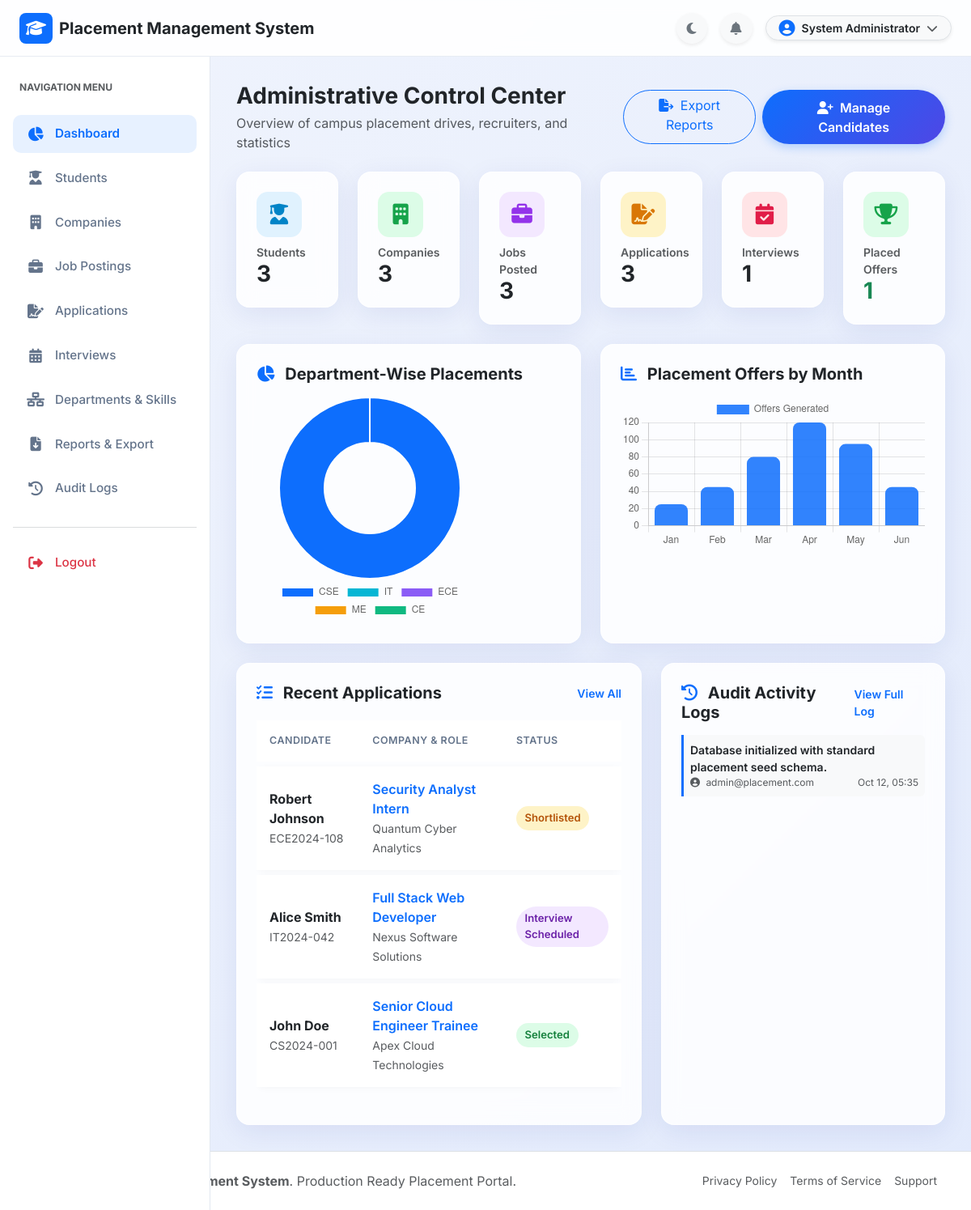
The page /admin/index.php (signed in) on the database its author committed.
### tables this page shows
CREATE TABLE IF NOT EXISTS `applications` (
  `id` INT AUTO_INCREMENT PRIMARY KEY,
  `job_id` INT NOT NULL,
  `student_id` INT NOT NULL,
  `status` ENUM('Applied', 'Shortlisted', 'Interview Scheduled', 'Selected', 'Rejected') DEFAULT 'Applied',
  `cover_note` TEXT DEFAULT NULL,
  `applied_at` TIMESTAMP DEFAULT CURRENT_TIMESTAMP,
  `updated_at` TIMESTAMP DEFAULT CURRENT_TIMESTAMP ON UPDATE CURRENT_TIMESTAMP,
  UNIQUE KEY `unique_student_job` (`job_id`, `student_id`),
  INDEX `idx_app_job` (`job_id`),
  INDEX `idx_app_student` (`student_id`),
  INDEX `idx_app_status` (`status`),
  CONSTRAINT `fk_app_job` FOREIGN KEY (`job_id`) REFERENCES `jobs` (`id`) ON DELETE CASCADE,
  CONSTRAINT `fk_app_student` FOREIGN KEY (`student_id`) REFERENCES `students` (`id`) ON DELETE CASCADE
);

CREATE TABLE IF NOT EXISTS `students` (
  `id` INT AUTO_INCREMENT PRIMARY KEY,
  `roll_number` VARCHAR(50) NOT NULL UNIQUE,
  `full_name` VARCHAR(100) NOT NULL,
  `email` VARCHAR(100) NOT NULL UNIQUE,
  `password` VARCHAR(255) NOT NULL,
  `phone` VARCHAR(20) DEFAULT NULL,
  `department_id` INT DEFAULT NULL,
  `cgpa` DECIMAL(3,2) DEFAULT 0.00,
  `passing_year` INT DEFAULT NULL,
  `bio` TEXT DEFAULT NULL,
  `profile_pic` VARCHAR(255) DEFAULT 'default-avatar.png',
  `resume_pdf` VARCHAR(255) DEFAULT NULL,
  `status` ENUM('Active', 'Placed', 'Inactive') DEFAULT 'Active',
  `created_at` TIMESTAMP DEFAULT CURRENT_TIMESTAMP,
  `updated_at` TIMESTAMP DEFAULT CURRENT_TIMESTAMP ON UPDATE CURRENT_TIMESTAMP,
  INDEX `idx_student_email` (`email`),
  INDEX `idx_student_dept` (`department_id`),
  INDEX `idx_student_status` (`status`),
  CONSTRAINT `fk_students_department` FOREIGN KEY (`department_id`) REFERENCES `departments` (`id`) ON DELETE SET NULL ON UPDATE CASCADE
);

CREATE TABLE IF NOT EXISTS `jobs` (
  `id` INT AUTO_INCREMENT PRIMARY KEY,
  `company_id` INT NOT NULL,
  `title` VARCHAR(150) NOT NULL,
  `department_id` INT DEFAULT NULL,
  `job_type` ENUM('Full Time', 'Internship', 'Part Time', 'Contract') DEFAULT 'Full Time',
  `location` VARCHAR(100) NOT NULL,
  `salary_package` VARCHAR(100) NOT NULL,
  `min_cgpa` DECIMAL(3,2) DEFAULT 0.00,
  `vacancies` INT DEFAULT 1,
  `deadline` DATE NOT NULL,
  `description` TEXT NOT NULL,
  `requirements` TEXT NOT NULL,
  `status` ENUM('Active', 'Closed') DEFAULT 'Active',
  `created_at` TIMESTAMP DEFAULT CURRENT_TIMESTAMP,
  `updated_at` TIMESTAMP DEFAULT CURRENT_TIMESTAMP ON UPDATE CURRENT_TIMESTAMP,
  INDEX `idx_job_company` (`company_id`),
  INDEX `idx_job_dept` (`department_id`),
  INDEX `idx_job_status` (`status`),
  CONSTRAINT `fk_jobs_company` FOREIGN KEY (`company_id`) REFERENCES `companies` (`id`) ON DELETE CASCADE,
  CONSTRAINT `fk_jobs_department` FOREIGN KEY (`department_id`) REFERENCES `departments` (`id`) ON DELETE SET NULL
);

CREATE TABLE IF NOT EXISTS `companies` (
  `id` INT AUTO_INCREMENT PRIMARY KEY,
  `company_name` VARCHAR(150) NOT NULL,
  `email` VARCHAR(100) NOT NULL UNIQUE,
  `password` VARCHAR(255) NOT NULL,
  `phone` VARCHAR(20) DEFAULT NULL,
  `website` VARCHAR(150) DEFAULT NULL,
  `industry` VARCHAR(100) DEFAULT NULL,
  `location` VARCHAR(100) DEFAULT NULL,
  `description` TEXT DEFAULT NULL,
  `logo` VARCHAR(255) DEFAULT 'default-company.png',
  `status` ENUM('Pending', 'Approved', 'Rejected') DEFAULT 'Approved',
  `created_at` TIMESTAMP DEFAULT CURRENT_TIMESTAMP,
  `updated_at` TIMESTAMP DEFAULT CURRENT_TIMESTAMP ON UPDATE CURRENT_TIMESTAMP,
  INDEX `idx_company_email` (`email`),
  INDEX `idx_company_status` (`status`)
);

CREATE TABLE IF NOT EXISTS `activity_logs` (
  `id` INT AUTO_INCREMENT PRIMARY KEY,
  `user_type` VARCHAR(20) NOT NULL,
  `user_id` INT DEFAULT NULL,
  `user_email` VARCHAR(100) DEFAULT NULL,
  `action` VARCHAR(255) NOT NULL,
  `ip_address` VARCHAR(45) DEFAULT NULL,
  `created_at` TIMESTAMP DEFAULT CURRENT_TIMESTAMP
);

### admin/index.php (the view, shortened to what this page needs)
<?php
require_once __DIR__ . '/../config/database.php';
$total_students = 0;
$total_companies = 0;
$total_jobs = 0;
$total_applications = 0;
$total_interviews = 0;
$total_placements = 0;
$r1 = $conn->query("SELECT COUNT(*) FROM students");
if ($r1) $total_students = $r1->fetch_row()[0];
$r2 = $conn->query("SELECT COUNT(*) FROM companies");
if ($r2) $total_companies = $r2->fetch_row()[0];
$r3 = $conn->query("SELECT COUNT(*) FROM jobs");
if ($r3) $total_jobs = $r3->fetch_row()[0];
$r4 = $conn->query("SELECT COUNT(*) FROM applications");
if ($r4) $total_applications = $r4->fetch_row()[0];
$r5 = $conn->query("SELECT COUNT(*) FROM interviews");
if ($r5) $total_interviews = $r5->fetch_row()[0];
$r6 = $conn->query("SELECT COUNT(*) FROM applications WHERE status = 'Selected'");
if ($r6) $total_placements = $r6->fetch_row()[0];
$dept_labels = [];
$dept_counts = [];
$dept_query = "
    SELECT d.code, COUNT(a.id) AS placed_count
    FROM departments d
    LEFT JOIN students s ON d.id = s.department_id
    LEFT JOIN applications a ON s.id = a.student_id AND a.status = 'Selected'
    GROUP BY d.id
";
$dept_res = $conn->query($dept_query);
if ($dept_res) {
    while ($row = $dept_res->fetch_assoc()) {
        $dept_labels[] = $row['code'];
        $dept_counts[] = (int)$row['placed_count'];
    }
}
$recent_apps = [];
$recent_q = "
    SELECT a.*, s.full_name AS student_name, s.roll_number, j.title AS job_title, c.company_name
    FROM applications a
    JOIN students s ON a.student_id = s.id
    JOIN jobs j ON a.job_id = j.id
    JOIN companies c ON j.company_id = c.id
    ORDER BY a.id DESC LIMIT 5
";
$res_apps = $conn->query($recent_q);
if ($res_apps) {
    $recent_apps = $res_apps->fetch_all(MYSQLI_ASSOC);
}
$recent_logs = [];
$rl_q = "SELECT * FROM activity_logs ORDER BY id DESC LIMIT 5";
$res_logs = $conn->query($rl_q);
if ($res_logs) {
    $recent_logs = $res_logs->fetch_all(MYSQLI_ASSOC);
}
require_once __DIR__ . '/../includes/header.php';
require_once __DIR__ . '/../includes/navbar.php';
?>
<div class="app-layout">
    <?php require_once __DIR__ . '/../includes/sidebar.php'; ?>
    <main class="app-main">
        <div class="d-flex justify-content-between align-items-center mb-4">
            <div>
                <h3 class="fw-bold text-dark mb-1">Administrative Control Center</h3>
                <p class="text-muted mb-0">Overview of campus placement drives, recruiters, and statistics</p>
            </div>
            <div class="d-flex gap-2">
                <a href="reports.php" class="btn btn-outline-primary rounded-pill">
                    <i class="fas fa-file-export me-1"></i> Export Reports
                </a>
                <a href="students.php" class="btn btn-primary-custom rounded-pill">
                    <i class="fas fa-user-plus me-1"></i> Manage Candidates
                </a>
            </div>
        </div>
        <div class="row g-4 mb-4">
            <div class="col-md-2 col-6">
                <div class="glass-card stat-card flex-column align-items-start">
                    <div class="stat-icon primary mb-2"><i class="fas fa-user-graduate"></i></div>
                    <span class="text-muted small fw-semibold">Students</span>
                    <h3 class="fw-bold text-dark mb-0"><?php echo number_format($total_students); ?></h3>
                </div>
            </div>
            <div class="col-md-2 col-6">
                <div class="glass-card stat-card flex-column align-items-start">
                    <div class="stat-icon success mb-2"><i class="fas fa-building"></i></div>
                    <span class="text-muted small fw-semibold">Companies</span>
                    <h3 class="fw-bold text-dark mb-0"><?php echo number_format($total_companies); ?></h3>
                </div>
            </div>
            <div class="col-md-2 col-6">
                <div class="glass-card stat-card flex-column align-items-start">
                    <div class="stat-icon purple mb-2"><i class="fas fa-briefcase"></i></div>
                    <span class="text-muted small fw-semibold">Jobs Posted</span>
                    <h3 class="fw-bold text-dark mb-0"><?php echo number_format($total_jobs); ?></h3>
                </div>
            </div>
            <div class="col-md-2 col-6">
                <div class="glass-card stat-card flex-column align-items-start">
                    <div class="stat-icon warning mb-2"><i class="fas fa-file-signature"></i></div>
                    <span class="text-muted small fw-semibold">Applications</span>
                    <h3 class="fw-bold text-dark mb-0"><?php echo number_format($total_applications); ?></h3>
                </div>
            </div>
            <div class="col-md-2 col-6">
                <div class="glass-card stat-card flex-column align-items-start">
                    <div class="stat-icon danger mb-2"><i class="fas fa-calendar-check"></i></div>
                    <span class="text-muted small fw-semibold">Interviews</span>
                    <h3 class="fw-bold text-dark mb-0"><?php echo number_format($total_interviews); ?></h3>
                </div>
            </div>
            <div class="col-md-2 col-6">
                <div class="glass-card stat-card flex-column align-items-start">
                    <div class="stat-icon success mb-2"><i class="fas fa-trophy"></i></div>
                    <span class="text-muted small fw-semibold">Placed Offers</span>
                    <h3 class="fw-bold text-success mb-0"><?php echo number_format($total_placements); ?></h3>
                </div>
            </div>
        </div>
        <div class="row g-4 mb-4">
            <div class="col-lg-6">
                <div class="glass-card p-4 h-100">
                    <h5 class="fw-bold text-dark mb-3"><i class="fas fa-chart-pie text-primary me-2"></i> Department-Wise Placements</h5>
                    <div style="max-height: 280px; position: relative;">
                        <canvas id="deptPlacementChart"></canvas>
                    </div>
                </div>
            </div>
            <div class="col-lg-6">
                <div class="glass-card p-4 h-100">
                    <h5 class="fw-bold text-dark mb-3"><i class="fas fa-chart-bar text-primary me-2"></i> Placement Offers by Month</h5>
                    <div style="max-height: 280px; position: relative;">
                        <canvas id="monthlyPlacementChart"></canvas>
                    </div>
                </div>
            </div>
        </div>
        <div class="row g-4">
            <div class="col-lg-7">
                <div class="glass-card p-4 h-100">
                    <div class="d-flex justify-content-between align-items-center mb-3">
                        <h5 class="fw-bold text-dark mb-0"><i class="fas fa-tasks text-primary me-2"></i> Recent Applications</h5>
                        <a href="applications.php" class="small text-primary fw-semibold text-decoration-none">View All</a>
                    </div>
                    <div class="table-responsive">
                        <table class="table table-custom align-middle">
                            <thead>
                                <tr>
                                    <th>Candidate</th>
                                    <th>Company & Role</th>
                                    <th>Status</th>
                                </tr>
                            </thead>
                            <tbody>
                                <?php if (empty($recent_apps)): ?>
                                    <tr><td colspan="3" class="text-center py-4 text-muted">No applications found.</td></tr>
                                <?php else: ?>
                                    <?php foreach ($recent_apps as $app): ?>
                                        <tr>
                                            <td>
                                                <div class="fw-bold text-dark"><?php echo htmlspecialchars($app['student_name']); ?></div>
                                                <small class="text-muted"><?php echo htmlspecialchars($app['roll_number']); ?></small>
                                            </td>
                                            <td>
                                                <div class="text-primary fw-semibold"><?php echo htmlspecialchars($app['job_title']); ?></div>
                                                <small class="text-muted"><?php echo htmlspecialchars($app['company_name']); ?></small>
                                            </td>
                                            <td>
                                                <?php
                                                $badgeClass = 'badge-applied';
                                                if ($app['status'] === 'Shortlisted') $badgeClass = 'badge-shortlisted';
                                                if ($app['status'] === 'Interview Scheduled') $badgeClass = 'badge-scheduled';
                                                if ($app['status'] === 'Selected') $badgeClass = 'badge-selected';
                                                ?>
                                                <span class="badge-status <?php echo $badgeClass; ?>"><?php echo htmlspecialchars($app['status']); ?></span>
                                            </td>
                                        </tr>
                                    <?php endforeach; ?>
                                <?php endif; ?>
                            </tbody>
                        </table>
                    </div>
                </div>
            </div>
            <div class="col-lg-5">
                <div class="glass-card p-4 h-100">
                    <div class="d-flex justify-content-between align-items-center mb-3">
                        <h5 class="fw-bold text-dark mb-0"><i class="fas fa-history text-primary me-2"></i> Audit Activity Logs</h5>
                        <a href="activity_logs.php" class="small text-primary fw-semibold text-decoration-none">View Full Log</a>
                    </div>
                    <?php if (empty($recent_logs)): ?>
                        <p class="text-muted small">No activity recorded yet.</p>
                    <?php else: ?>
                        <div class="d-flex flex-column gap-3">
                            <?php foreach ($recent_logs as $log): ?>
                                <div class="p-2 border-start border-3 border-primary bg-light rounded-end">
                                    <div class="small fw-semibold text-dark"><?php echo htmlspecialchars($log['action']); ?></div>
                                    <div class="d-flex justify-content-between text-muted" style="font-size: 0.75rem;">
                                        <span><i class="fas fa-user-circle me-1"></i> <?php echo htmlspecialchars($log['user_email'] ?? 'System'); ?></span>
                                        <span><?php echo date('M d, H:i', strtotime($log['created_at'])); ?></span>
                                    </div>
                                </div>
                            <?php endforeach; ?>
                        </div>
                    <?php endif; ?>
                </div>
            </div>
        </div>
    </main>
</div>
<script>
document.addEventListener('DOMContentLoaded', function() {
    var deptLabels = <?php echo json_encode($dept_labels); ?>;
    var deptData = <?php echo json_encode($dept_counts); ?>;
    initAdminDashboardCharts(deptLabels, deptData);
});
</script>
<?php require_once __DIR__ . '/../includes/footer.php'; ?>

### rows shown on the page
applications: student.full_name "Robert Johnson", student.roll_number "ECE2024-108", job.title "Security Analyst Intern", companies.company_name "Quantum Cyber Analytics", status "Shortlisted"
applications: student.full_name "Alice Smith", student.roll_number "IT2024-042", job.title "Full Stack Web Developer", companies.company_name "Nexus Software Solutions", status "Interview Scheduled"
applications: student.full_name "John Doe", student.roll_number "CS2024-001", job.title "Senior Cloud Engineer Trainee", companies.company_name "Apex Cloud Technologies", status "Selected"
activity_logs: action "Database initialized with standard placement seed schema.", user_email "admin@placement.com", created_at "Oct 12, 05:35"

### other values the page prints
APP_NAME "Placement Management System"
$_SESSION['user_name'] "System Administrator"
$total_students "3"
$total_companies "3"
$total_jobs "3"
$total_applications "3"
$total_interviews "1"
$total_placements "1"
chart data {{ json_encode($dept_labels) }} ["CSE","IT","ECE","ME","CE"]
chart data {{ json_encode($dept_counts) }} [1,0,0,0,0]
